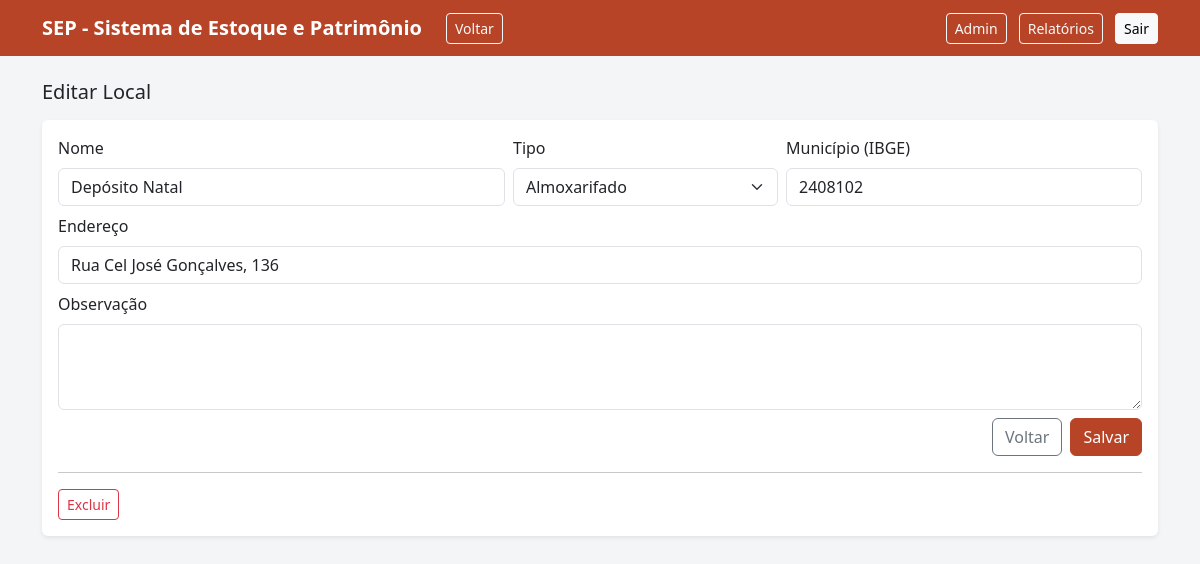
The app's page /admin/locais/2/edit (signed in) with its own data.
### models.py (models this page shows)
class Local(db.Model):
    __tablename__ = "local"
    id = db.Column(db.Integer, primary_key=True)
    nome = db.Column(db.String(150), nullable=False)
    tipo = db.Column(db.String(50), nullable=False, default="escritorio")  # escritorio, cliente, grafica, almoxarifado, outro
    endereco = db.Column(db.String(250), nullable=True)
    municipio_id = db.Column(db.Integer, db.ForeignKey("municipio.id"), nullable=False)
    observacao = db.Column(db.Text, nullable=True)

### app.py (the view, shortened to what this page needs)
    @app.route("/admin/locais/<int:local_id>/edit", methods=["GET", "POST"])
    @admin_required
    def admin_local_edit(local_id):
        local = Local.query.get_or_404(local_id)
        return render_template("admin_local_edit.html", local=local)

### templates/admin_local_edit.html
{% extends "base.html" %}
{% block content %}
<h1 class="h5 mb-3">Editar Local</h1>
<div class="card shadow-sm">
  <div class="card-body">
    <form method="post" class="row g-2">
      <div class="col-md-5">
        <label class="form-label">Nome</label>
        <input class="form-control" name="nome" value="{{ local.nome }}" required>
      </div>
      <div class="col-md-3">
        <label class="form-label">Tipo</label>
        <select class="form-select" name="tipo">
          {% for opt,val in [("Escritório","escritorio"),("Cliente","cliente"),("Gráfica","grafica"),("Almoxarifado","almoxarifado"),("Outro","outro")] %}
            <option value="{{ val }}" {% if local.tipo==val %}selected{% endif %}>{{ opt }}</option>
          {% endfor %}
        </select>
      </div>
      <div class="col-md-4">
        <label class="form-label">Município (IBGE)</label>
        <input class="form-control" name="municipio_id" value="{{ local.municipio_id }}" required>
      </div>
      <div class="col-12">
        <label class="form-label">Endereço</label>
        <input class="form-control" name="endereco" value="{{ local.endereco or '' }}">
      </div>
      <div class="col-12">
        <label class="form-label">Observação</label>
        <textarea class="form-control" name="observacao" rows="3">{{ local.observacao or '' }}</textarea>
      </div>
      <div class="col-12 d-flex justify-content-end gap-2">
        <a class="btn btn-outline-secondary" href="{{ url_for('admin_locais') }}">Voltar</a>
        <button class="btn btn-primary">Salvar</button>
      </div>
    </form>
    <hr>
    <form method="post" action="{{ url_for('admin_local_delete', local_id=local.id) }}" onsubmit="return confirm('Excluir este local?');">
      <button class="btn btn-outline-danger btn-sm">Excluir</button>
    </form>
  </div>
</div>
{% endblock %}

### templates/base.html (style rules this page uses)
:root { --sep-primary:#B84428; --sep-secondary:#5B91C6; --sep-accent:#E2B353; --sep-bg:#f4f5f7; --sep-dark:#1f2937; }
body { background: var(--sep-bg); }
.btn-primary { background: var(--sep-primary); border-color: var(--sep-primary); }
a { color: var(--sep-secondary); }
.card { border: none; }

### records on screen
Local: nome "Depósito Natal", tipo "Almoxarifado", municipio_id "2408102", endereco "Rua Cel José Gonçalves, 136"

### other values on screen
{{ app_title or "SEP" }} "SEP - Sistema de Estoque e Patrimônio"
